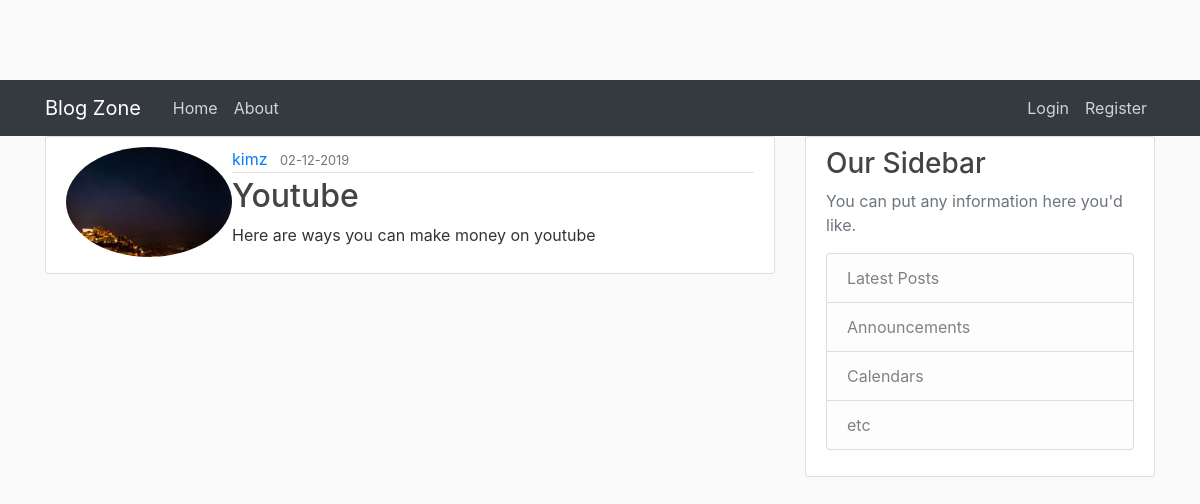
The app's page /blog/6 with its own data.
### app/models.py (models this page shows, shortened)
class User(db.Model,UserMixin):
  id =db.Column(db.Integer,primary_key= True)
  email =db.Column(db.String(100),unique= True,nullable= False)
  username =db.Column(db.String(100),unique= True,nullable= False)
  image_file =db.Column(db.String(100),nullable= False, default="default.jpeg")
  password =db.Column(db.String(100),nullable= False)
  posts =db.relationship('Post',backref= 'author',lazy=True)

class Post(db.Model):
  id =db.Column(db.Integer,primary_key= True)
  title =db.Column(db.String(100),nullable= False)
  date_posted =db.Column(db.DateTime,nullable= False,default=datetime.utcnow)
  content =db.Column(db.Text,nullable= False)
  user_id= db.Column(db.Integer,db.ForeignKey('user.id'),nullable=False)

### app/posts/views.py (the view)
@posts.route('/blog/<int:post_id>')
def blog(post_id):
  post =Post.query.get_or_404(post_id)
  return render_template('blog.html',title= post.title,post=post)

### app/templates/blog.html (shortened to what this page needs)
{%extends "base.html"%}
{% block content %}
<article class="media content-section">
  <img class="rounded-circle" src="{{url_for('static',filename='profile_pics.jpg/'+ post.author.image_file)}}" alt="">
  <div class="media-body">
    <div class="article-metadata">
      <a class="mr-2" href="#">{{ post.author.username }}</a>
      <small class="text-muted">{{ post.date_posted.strftime('%d-%m-%Y')}}</small>
    </div>
    <h2 class="article-title">{{ post.title }}</h2>
    <p class="article-content">{{ post.content }}</p>
  </div>
</article>
{% endblock %}

### app/static/styles.css (style rules this page uses)
body { background: #fafafa; color: #333333; margin-top: 5rem; }
h1, h2, h3, h4, h5, h6 { color: #444444; }
.content-section { background: #ffffff; padding: 10px 20px; border: 1px solid #dddddd; border-radius: 3px; margin-bottom: 20px; }
.article-title { color: #444444; }
.article-content { white-space: pre-line; }
.article-metadata { padding-bottom: 1px; margin-bottom: 4px; border-bottom: 1px solid #e3e3e3 }

### records on screen
User: image_file (picture), author.username "kimz"
Post: date_posted "02-12-2019", title "Youtube", content "Here are ways you can make money on youtube"
